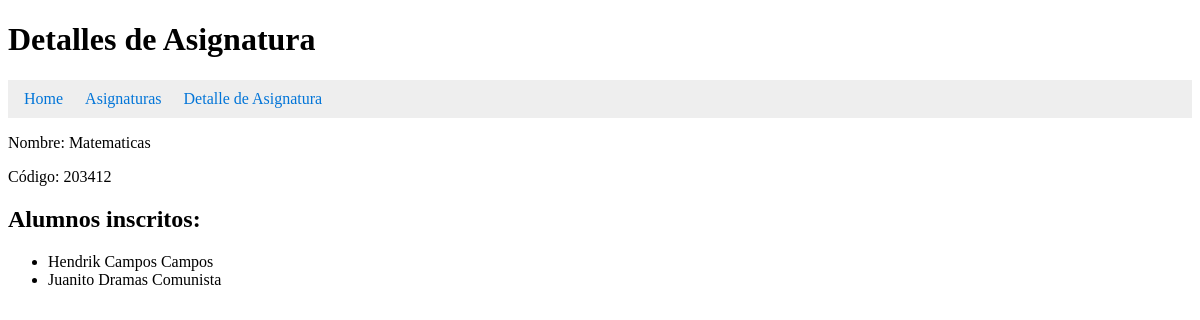
/asignaturas/1/, run on the app's committed database.
### course_management/models.py (models this page shows, shortened)
class Asignatura(models.Model):
    nombre = models.CharField(max_length=100)
    codigo = models.CharField(max_length=20, unique=True,default="")

class Alumno(models.Model):
    nombre = models.CharField(max_length=100)
    apellido_paterno = models.CharField(max_length=100, default="")
    apellido_materno = models.CharField(max_length=100,default="")
    fecha_nacimiento = models.DateField(null=True)
    asignaturas = models.ManyToManyField(Asignatura)

### course_management/views.py (the view)
# urls.py: path('asignaturas/<int:pk>/', views.asignatura_detail, name='asignatura_detail'),
def asignatura_detail(request, pk):
    breadcrumbs = [{'text': 'Home', 'url': '/'}, {'text': 'Asignaturas', 'url': '/asignaturas/'}, {'text': 'Detalle de Asignatura', 'url': '/asignaturas/{}/'.format(pk)}]
    asignatura = get_object_or_404(Asignatura, pk=pk)
    return render(request, 'asignatura_detail.html', {'asignatura': asignatura, 'breadcrumbs': breadcrumbs})

### templates/asignatura_detail.html (shortened to what this page needs)
<!DOCTYPE html>
<html lang="es">
<head>
    {% load static %}
    <link rel="stylesheet" type="text/css" href="{% static 'css/breadcrumbs.css' %}">
</head>
<body>
    <h1>Detalles de Asignatura</h1>
    <div class="breadcrumbs">
        <ul>
            {% for breadcrumb in breadcrumbs %}
                <li><a href="{{ breadcrumb.url }}">{{ breadcrumb.text }}</a></li>
            {% endfor %}
        </ul>
    </div>
    <p>Nombre: {{ asignatura.nombre }}</p>
    <p>Código: {{ asignatura.codigo }}</p>
    <h2>Alumnos inscritos:</h2>
    <ul>
        {% for alumno in asignatura.alumno_set.all %}
            <li>{{ alumno.nombre }} {{ alumno.apellido_paterno }} {{ alumno.apellido_materno }}</li>
        {% endfor %}
    </ul>
</body>
</html>

### static/css/breadcrumbs.css (style rules this page uses)
.breadcrumbs ul { padding: 10px 16px; list-style: none; background-color: #eee; }
.breadcrumbs li { display: inline-block; margin-right: 18px; }
.breadcrumbs a { color: #0275d8; text-decoration: none; }

### data on the page
Asignatura: nombre "Matematicas", codigo "203412"
Alumno: nombre "Hendrik", apellido_paterno "Campos", apellido_materno "Campos"
Alumno: nombre "Juanito", apellido_paterno "Dramas", apellido_materno "Comunista"

### other printed values
{{ breadcrumb.text }} "Home" "Asignaturas" "Detalle de Asignatura"
